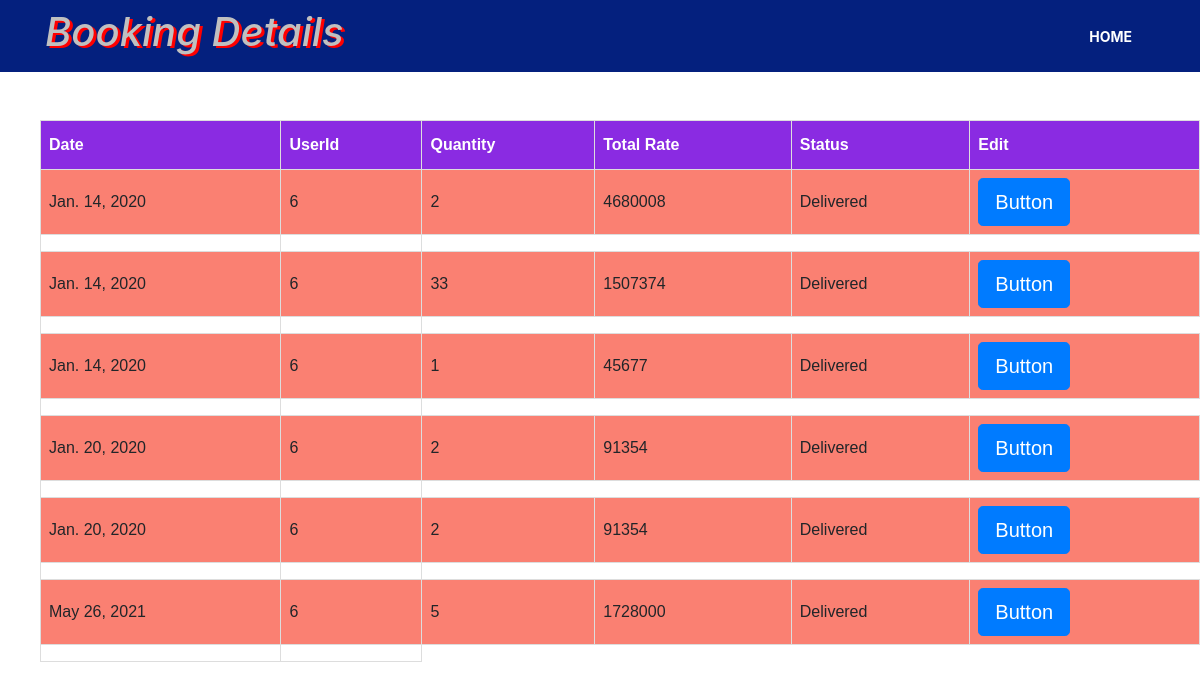
Page /user4 on the committed database.
### c1/models.py (models this page shows)
class book10(models.Model):
    usr = models.IntegerField()
    date = models.CharField(max_length=20)
    quantity = models.IntegerField()
    totalprice = models.IntegerField()
    status = models.IntegerField(default=0)

### c1/views.py (the view)
# urls.py: path('user4',views.user4,name='user4'),
def user4(request):
    userlist = book10.objects.all()
    return render(request, 'viewadminbookingdetails.html', {'user': userlist})

### templates/viewadminbookingdetails.html (shortened to what this page needs)
<!DOCTYPE html>
<html lang="en">
<head>
  <link rel="stylesheet" href="https://maxcdn.bootstrapcdn.com/bootstrap/4.4.1/css/bootstrap.min.css">
    <link rel="stylesheet" type="text/css" href="https://cdnjs.cloudflare.com/ajax/libs/twitter-bootstrap/4.0.0-alpha.4/css/bootstrap.min.css"
</head>
<body>
<nav class="navbar navbar-expand-lg navbar-dark bg-dark">
    <div class="container">
         <marquee behavior="slide" direction="left"><h1><i>Booking Details</i></h1></marquee>
        <div class="col-auto">
            <div class="collapse navbar-collapse" id="navbarSupportedContent">
                <ul class="navbar-nav mr-auto">
                    <li class="nav-item active">
                        <a class="nav-link" href="adminlogout1">Home <span class="sr-only">(current)</span></a>
                    </li>
                </ul>
            </div>
        </div>
    </div>
</nav>
<br>
<br>
{% if user %}
<ol>
        <table id="customers">
                    <tr>
                        <th>Date</th>
                        <th>UserId</th>
                        <th>Quantity</th>
                        <th>Total Rate</th>
                         <th>Status</th>
                             <th>Edit</th>
                    </tr>
        {% for e in user %}
             <form action="userdel" method="POST">
                        <tr>
                                <td>{{e.date}}</td>
                                <td>{{e.usr}}</td>
                                <td>{{e.quantity}}</td>
                                <td>{{e.totalprice}}</td>
                            {% if e.status == 0 %}
                            <td>Pending</td>
                            {% else %}
                             <td>Delivered</td>
                            {% endif %}
                            <td><button type="submit" class="btn btn-lg btn-primary"  value="{{e.id}}" name="btn">Button</button></td>
                        </tr>
<td></td>
 <td>{{error}}</td>
      {% endfor %}
     </table>
</ol>
{% endif %}
</body>
</html>

### templates/viewadminbookingdetails.html (style rules this page uses)
.bg-dark { background-color:#04207e !important; }
.navbar-dark .navbar-nav .nav-link { font-weight:700; font-size:14px; text-transform:uppercase; }
h1 { color: silver; text-shadow: 3px 2px red; }
#customers { font-family: "Trebuchet MS", Arial, Helvetica, sans-serif; border-collapse: collapse; width: 100%; }
#customers td, #customers th { border: 1px solid #ddd; padding: 8px; }
#customers tr:nth-child(even) { background-color: #FA8072; }
#customers th { padding-top: 12px; padding-bottom: 12px; text-align: left; background-color: #8A2BE2; color: white; }

### rows in the picture
book10: date "Jan. 14, 2020", usr "6", quantity "2", totalprice "4680008", status "Delivered"
book10: date "Jan. 14, 2020", usr "6", quantity "33", totalprice "1507374", status "Delivered", {{ e.id }} 3 (drawn)
book10: date "Jan. 14, 2020", usr "6", quantity "1", totalprice "45677", status "Delivered", {{ e.id }} 4 (drawn)
book10: date "Jan. 20, 2020", usr "6", quantity "2", totalprice "91354", status "Delivered", {{ e.id }} 16 (drawn)
book10: date "Jan. 20, 2020", usr "6", quantity "2", totalprice "91354", status "Delivered", {{ e.id }} 17 (drawn)
book10: date "May 26, 2021", usr "6", quantity "5", totalprice "1728000", status "Delivered", {{ e.id }} 18 (drawn)
